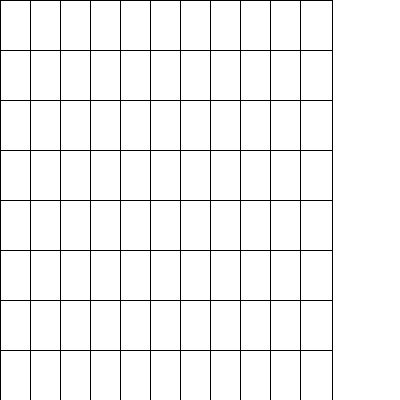
Frame 1 (no input)
Frame 60 (the mouse pressed at the canvas centre just before this capture): identical to frame 1, image omitted
Frame 120 (the mouse held since frame 60 and released just before this capture): identical to frame 1, image omitted

The Processing sketch that drew this single still picture (run headless with seeded random() and noise(); from frame 60 on, the mouse is pressed at the canvas centre):

// Processing sketch: week04_1_uno_for_for_rect
// ── week04_1_uno_for_for_rect.pde
void setup(){
  size(400,400); 
}
int [][] card = new int[8][11]; //卡片數量
void draw(){
  background(255);
  for(int i=0; i<8; i++){
    for(int j=0; j<11; j++){
      rect(j*30, i*50, 32, 50); //卡片大小
    }
  }
}
